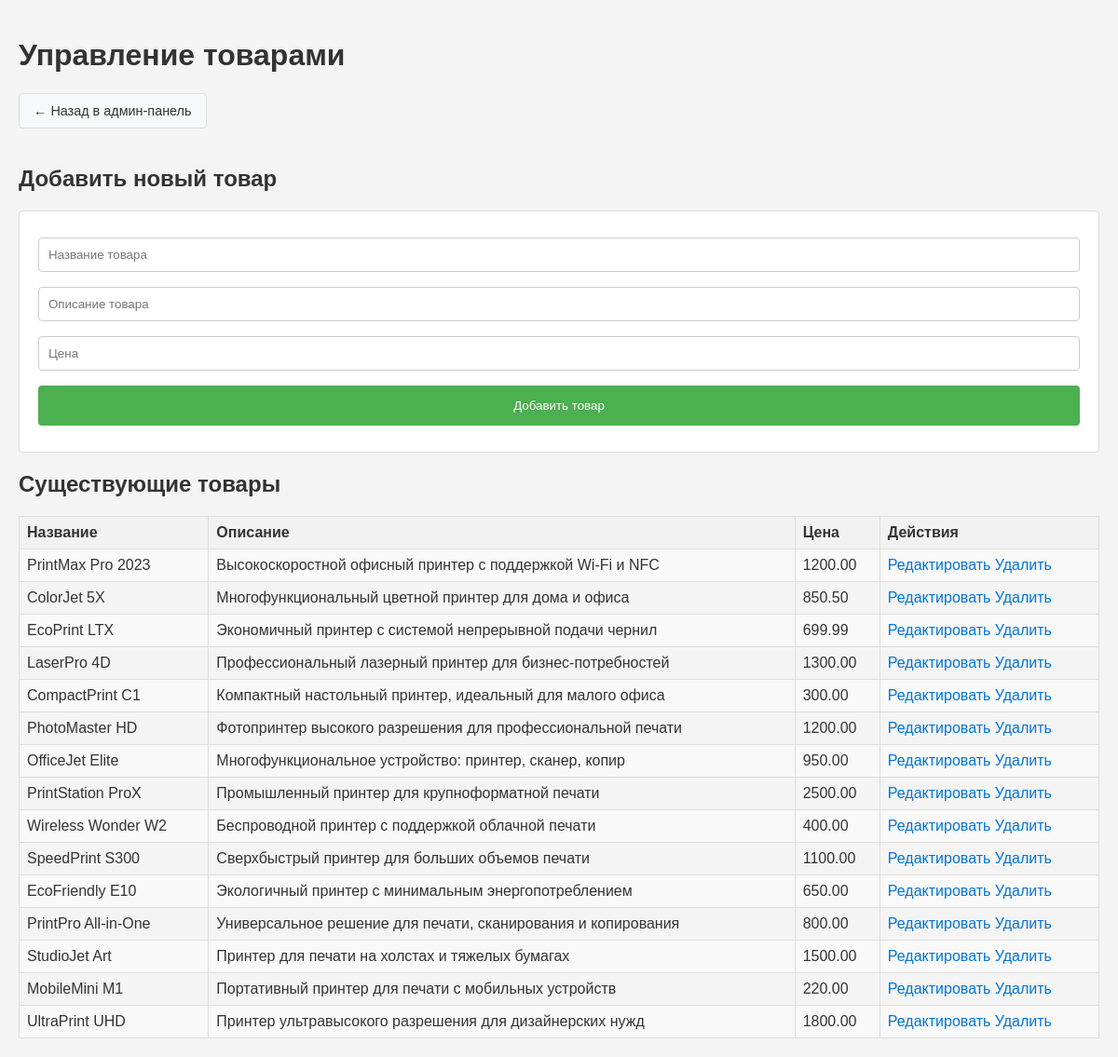
Page /assets/pages/manage_products.php (signed in) on the committed database.
### tables this page shows
CREATE TABLE `products` (
  `id` int(11) NOT NULL,
  `name` varchar(255) NOT NULL,
  `description` text DEFAULT NULL,
  `price` decimal(10,2) NOT NULL,
  `image` varchar(255) DEFAULT NULL
);

### assets/pages/manage_products.php (the view, shortened to what this page needs)
<?php
include '../../assets/pages/db_connect.php';
$query = "SELECT * FROM products";
$result = $conn->query($query);
?>
<!DOCTYPE html>
<html lang="ru">
<head>
    <link rel="stylesheet" href="../../assets/css/manage_products.css">
</head>
<body>
    <h1>Управление товарами</h1>
    <a href="admin.php" class="back-to-admin">&larr; Назад в админ-панель</a>
    <h2>Добавить новый товар</h2>
    <form action="manage_products.php" method="post">
        <input type="text" name="name" placeholder="Название товара" required>
        <input type="text" name="description" placeholder="Описание товара" required>
        <input type="number" name="price" placeholder="Цена" required>
        <input type="submit" name="add_product" value="Добавить товар">
    </form>
    <h2>Существующие товары</h2>
    <table>
        <tr>
            <th>Название</th>
            <th>Описание</th>
            <th>Цена</th>
            <th>Действия</th>
        </tr>
        <?php while ($row = $result->fetch_assoc()): ?>
            <tr>
                <td>
                    <?php echo htmlspecialchars($row['name']); ?>
                </td>
                <td>
                    <?php echo htmlspecialchars($row['description']); ?>
                </td>
                <td>
                    <?php echo htmlspecialchars($row['price']); ?>
                </td>
                <td>
                    <a href="../../assets/pages/edit_product.php?id=<?php echo $row['id']; ?>">Редактировать</a>
                    <a href="../../assets/pages/delete_product.php?id=<?php echo $row['id']; ?>">Удалить</a>
                </td>
            </tr>
        <?php endwhile; ?>
    </table>
</body>
</html>

### assets/css/manage_products.css (style rules this page uses)
body { font-family: Arial, sans-serif; background-color: #f4f4f4; margin: 0; padding: 20px; color: #333; }
h1, h2 { color: #333; }
a { color: #0275d8; text-decoration: none; }
.back-to-admin { display: inline-block; margin-bottom: 20px; background-color: #f8f9fa; padding: 10px 15px; border: 1px solid #ddd; border-radius: 4px; color: #333; text-decoration: none; font-size: 0.9em; }
form { background-color: white; padding: 20px; border: 1px solid #ddd; border-radius: 4px; margin-bottom: 20px; }
form input[type="text"], form input[type="number"] { width: 100%; padding: 10px; margin: 8px 0; display: inline-block; border: 1px solid #ccc; border-radius: 4px; box-sizing: border-box; }
form input[type="submit"] { width: 100%; background-color: #4CAF50; color: white; padding: 14px 20px; margin: 8px 0; border: none; border-radius: 4px; cursor: pointer; }
table { width: 100%; border-collapse: collapse; }
table, th, td { border: 1px solid #ddd; }
th, td { text-align: left; padding: 8px; }
th { background-color: #f2f2f2; }
tr:nth-child(even) { background-color: #f9f9f9; }

### rows in the picture
products: name "PrintMax Pro 2023", description "Высокоскоростной офисный принтер с поддержкой Wi-Fi и NFC", price "1200.00"
products: name "ColorJet 5X", description "Многофункциональный цветной принтер для дома и офиса", price "850.50"
products: name "EcoPrint LTX", description "Экономичный принтер с системой непрерывной подачи чернил", price "699.99"
products: name "LaserPro 4D", description "Профессиональный лазерный принтер для бизнес-потребностей", price "1300.00"
products: name "CompactPrint C1", description "Компактный настольный принтер, идеальный для малого офиса", price "300.00"
products: name "PhotoMaster HD", description "Фотопринтер высокого разрешения для профессиональной печати", price "1200.00"
products: name "OfficeJet Elite", description "Многофункциональное устройство: принтер, сканер, копир", price "950.00"
products: name "PrintStation ProX", description "Промышленный принтер для крупноформатной печати", price "2500.00"
products: name "Wireless Wonder W2", description "Беспроводной принтер с поддержкой облачной печати", price "400.00"
products: name "SpeedPrint S300", description "Сверхбыстрый принтер для больших объемов печати", price "1100.00"
products: name "EcoFriendly E10", description "Экологичный принтер с минимальным энергопотреблением", price "650.00"
products: name "PrintPro All-in-One", description "Универсальное решение для печати, сканирования и копирования", price "800.00"
products: name "StudioJet Art", description "Принтер для печати на холстах и тяжелых бумагах", price "1500.00"
products: name "MobileMini M1", description "Портативный принтер для печати с мобильных устройств", price "220.00"
products: name "UltraPrint UHD", description "Принтер ультравысокого разрешения для дизайнерских нужд", price "1800.00"
